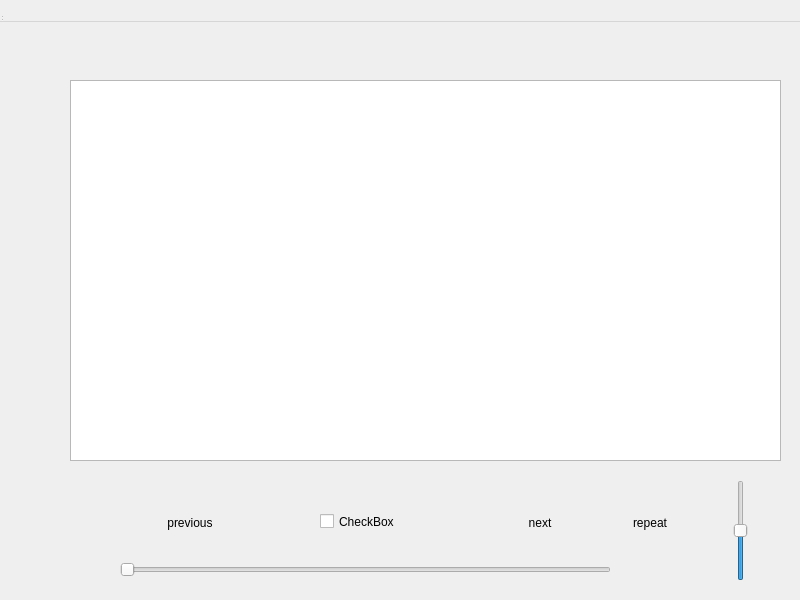
<?xml version="1.0" encoding="UTF-8"?>
<ui version="4.0">
 <class>Mp3</class>
 <widget class="QDialog" name="Mp3">
  <property name="geometry">
   <rect>
    <x>0</x>
    <y>0</y>
    <width>800</width>
    <height>600</height>
   </rect>
  </property>
  <property name="windowTitle">
   <string>Dialog</string>
  </property>
  <widget class="QWidget" name="centralwidget" native="true">
   <property name="geometry">
    <rect>
     <x>-10</x>
     <y>30</y>
     <width>801</width>
     <height>561</height>
    </rect>
   </property>
   <property name="focusPolicy">
    <enum>Qt::NoFocus</enum>
   </property>
   <property name="contextMenuPolicy">
    <enum>Qt::NoContextMenu</enum>
   </property>
   <widget class="QListWidget" name="listWidget">
    <property name="geometry">
     <rect>
      <x>80</x>
      <y>50</y>
      <width>711</width>
      <height>381</height>
     </rect>
    </property>
    <property name="focusPolicy">
     <enum>Qt::NoFocus</enum>
    </property>
    <property name="contextMenuPolicy">
     <enum>Qt::NoContextMenu</enum>
    </property>
   </widget>
   <widget class="QPushButton" name="previous_button">
    <property name="geometry">
     <rect>
      <x>160</x>
      <y>480</y>
      <width>80</width>
      <height>25</height>
     </rect>
    </property>
    <property name="focusPolicy">
     <enum>Qt::NoFocus</enum>
    </property>
    <property name="contextMenuPolicy">
     <enum>Qt::NoContextMenu</enum>
    </property>
    <property name="text">
     <string>previous</string>
    </property>
    <property name="autoDefault">
     <bool>false</bool>
    </property>
    <property name="flat">
     <bool>true</bool>
    </property>
   </widget>
   <widget class="QPushButton" name="next_button">
    <property name="geometry">
     <rect>
      <x>510</x>
      <y>480</y>
      <width>80</width>
      <height>25</height>
     </rect>
    </property>
    <property name="focusPolicy">
     <enum>Qt::NoFocus</enum>
    </property>
    <property name="contextMenuPolicy">
     <enum>Qt::NoContextMenu</enum>
    </property>
    <property name="text">
     <string>next</string>
    </property>
    <property name="autoDefault">
     <bool>false</bool>
    </property>
    <property name="flat">
     <bool>true</bool>
    </property>
   </widget>
   <widget class="QSlider" name="horizontalSlider">
    <property name="geometry">
     <rect>
      <x>130</x>
      <y>530</y>
      <width>491</width>
      <height>20</height>
     </rect>
    </property>
    <property name="focusPolicy">
     <enum>Qt::NoFocus</enum>
    </property>
    <property name="contextMenuPolicy">
     <enum>Qt::NoContextMenu</enum>
    </property>
    <property name="orientation">
     <enum>Qt::Horizontal</enum>
    </property>
   </widget>
   <widget class="QSlider" name="verticalSlider">
    <property name="geometry">
     <rect>
      <x>740</x>
      <y>450</y>
      <width>21</width>
      <height>101</height>
     </rect>
    </property>
    <property name="focusPolicy">
     <enum>Qt::NoFocus</enum>
    </property>
    <property name="contextMenuPolicy">
     <enum>Qt::NoContextMenu</enum>
    </property>
    <property name="minimum">
     <number>1</number>
    </property>
    <property name="pageStep">
     <number>1</number>
    </property>
    <property name="value">
     <number>50</number>
    </property>
    <property name="sliderPosition">
     <number>50</number>
    </property>
    <property name="orientation">
     <enum>Qt::Vertical</enum>
    </property>
   </widget>
   <widget class="QCheckBox" name="start_stop_button">
    <property name="geometry">
     <rect>
      <x>330</x>
      <y>480</y>
      <width>82</width>
      <height>23</height>
     </rect>
    </property>
    <property name="focusPolicy">
     <enum>Qt::NoFocus</enum>
    </property>
    <property name="contextMenuPolicy">
     <enum>Qt::NoContextMenu</enum>
    </property>
    <property name="text">
     <string>CheckBox</string>
    </property>
   </widget>
   <widget class="QPushButton" name="repeat_button">
    <property name="geometry">
     <rect>
      <x>620</x>
      <y>480</y>
      <width>80</width>
      <height>25</height>
     </rect>
    </property>
    <property name="focusPolicy">
     <enum>Qt::NoFocus</enum>
    </property>
    <property name="contextMenuPolicy">
     <enum>Qt::NoContextMenu</enum>
    </property>
    <property name="text">
     <string>repeat</string>
    </property>
    <property name="autoDefault">
     <bool>false</bool>
    </property>
    <property name="flat">
     <bool>true</bool>
    </property>
   </widget>
   <widget class="QPushButton" name="home_button">
    <property name="geometry">
     <rect>
      <x>0</x>
      <y>10</y>
      <width>81</width>
      <height>541</height>
     </rect>
    </property>
    <property name="focusPolicy">
     <enum>Qt::NoFocus</enum>
    </property>
    <property name="contextMenuPolicy">
     <enum>Qt::NoContextMenu</enum>
    </property>
    <property name="styleSheet">
     <string notr="true">image: url(:/icons/icons/home.png);</string>
    </property>
    <property name="text">
     <string/>
    </property>
    <property name="autoDefault">
     <bool>false</bool>
    </property>
    <property name="flat">
     <bool>true</bool>
    </property>
   </widget>
   <widget class="QLabel" name="label">
    <property name="geometry">
     <rect>
      <x>180</x>
      <y>20</y>
      <width>431</width>
      <height>20</height>
     </rect>
    </property>
    <property name="text">
     <string/>
    </property>
   </widget>
  </widget>
  <widget class="QMenuBar" name="menubar">
   <property name="geometry">
    <rect>
     <x>0</x>
     <y>0</y>
     <width>800</width>
     <height>22</height>
    </rect>
   </property>
  </widget>
  <widget class="QStatusBar" name="statusbar">
   <property name="geometry">
    <rect>
     <x>0</x>
     <y>0</y>
     <width>3</width>
     <height>22</height>
    </rect>
   </property>
  </widget>
 </widget>
 <resources/>
 <connections/>
</ui>
